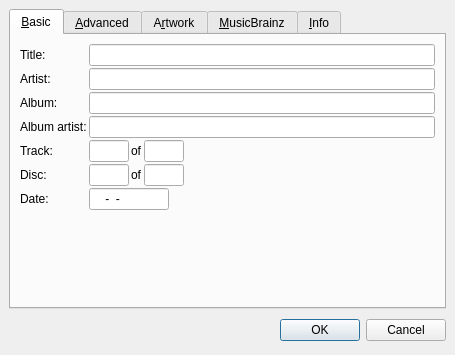
<ui version="4.0" >
 <class>Dialog</class>
 <widget class="QDialog" name="Dialog" >
  <property name="geometry" >
   <rect>
    <x>0</x>
    <y>0</y>
    <width>455</width>
    <height>355</height>
   </rect>
  </property>
  <layout class="QVBoxLayout" >
   <property name="margin" >
    <number>9</number>
   </property>
   <property name="spacing" >
    <number>6</number>
   </property>
   <item>
    <widget class="QTabWidget" name="tabWidget" >
     <property name="currentIndex" >
      <number>0</number>
     </property>
     <widget class="QWidget" name="tab" >
      <attribute name="title" >
       <string>&amp;Basic</string>
      </attribute>
      <layout class="QGridLayout" >
       <property name="margin" >
        <number>9</number>
       </property>
       <property name="spacing" >
        <number>2</number>
       </property>
       <item row="7" column="0" colspan="2" >
        <spacer>
         <property name="orientation" >
          <enum>Qt::Vertical</enum>
         </property>
         <property name="sizeHint" >
          <size>
           <width>20</width>
           <height>40</height>
          </size>
         </property>
        </spacer>
       </item>
       <item row="5" column="0" >
        <widget class="QLabel" name="label_7" >
         <property name="text" >
          <string>Disc:</string>
         </property>
        </widget>
       </item>
       <item row="4" column="0" >
        <widget class="QLabel" name="label_4" >
         <property name="text" >
          <string>Track:</string>
         </property>
        </widget>
       </item>
       <item row="3" column="1" >
        <widget class="QLineEdit" name="albumartist" />
       </item>
       <item row="3" column="0" >
        <widget class="QLabel" name="label_2" >
         <property name="text" >
          <string>Album artist:</string>
         </property>
        </widget>
       </item>
       <item row="1" column="0" >
        <widget class="QLabel" name="label_3" >
         <property name="text" >
          <string>Artist:</string>
         </property>
        </widget>
       </item>
       <item row="0" column="1" >
        <widget class="QLineEdit" name="title" />
       </item>
       <item row="1" column="1" >
        <widget class="QLineEdit" name="artist" />
       </item>
       <item row="2" column="1" >
        <widget class="QLineEdit" name="album" />
       </item>
       <item row="4" column="1" >
        <layout class="QHBoxLayout" >
         <property name="margin" >
          <number>0</number>
         </property>
         <property name="spacing" >
          <number>2</number>
         </property>
         <item>
          <widget class="QLineEdit" name="tracknumber" >
           <property name="sizePolicy" >
            <sizepolicy>
             <hsizetype>1</hsizetype>
             <vsizetype>0</vsizetype>
             <horstretch>0</horstretch>
             <verstretch>0</verstretch>
            </sizepolicy>
           </property>
           <property name="maximumSize" >
            <size>
             <width>40</width>
             <height>16777215</height>
            </size>
           </property>
           <property name="inputMask" >
            <string>000; </string>
           </property>
          </widget>
         </item>
         <item>
          <widget class="QLabel" name="label_5" >
           <property name="sizePolicy" >
            <sizepolicy>
             <hsizetype>1</hsizetype>
             <vsizetype>0</vsizetype>
             <horstretch>0</horstretch>
             <verstretch>0</verstretch>
            </sizepolicy>
           </property>
           <property name="text" >
            <string>of</string>
           </property>
          </widget>
         </item>
         <item>
          <widget class="QLineEdit" name="totaltracks" >
           <property name="sizePolicy" >
            <sizepolicy>
             <hsizetype>1</hsizetype>
             <vsizetype>0</vsizetype>
             <horstretch>0</horstretch>
             <verstretch>0</verstretch>
            </sizepolicy>
           </property>
           <property name="maximumSize" >
            <size>
             <width>40</width>
             <height>16777215</height>
            </size>
           </property>
           <property name="inputMask" >
            <string>000; </string>
           </property>
          </widget>
         </item>
         <item>
          <spacer>
           <property name="orientation" >
            <enum>Qt::Horizontal</enum>
           </property>
           <property name="sizeHint" >
            <size>
             <width>241</width>
             <height>20</height>
            </size>
           </property>
          </spacer>
         </item>
        </layout>
       </item>
       <item row="5" column="1" >
        <layout class="QHBoxLayout" >
         <property name="margin" >
          <number>0</number>
         </property>
         <property name="spacing" >
          <number>2</number>
         </property>
         <item>
          <widget class="QLineEdit" name="discnumber" >
           <property name="sizePolicy" >
            <sizepolicy>
             <hsizetype>1</hsizetype>
             <vsizetype>0</vsizetype>
             <horstretch>0</horstretch>
             <verstretch>0</verstretch>
            </sizepolicy>
           </property>
           <property name="maximumSize" >
            <size>
             <width>40</width>
             <height>16777215</height>
            </size>
           </property>
           <property name="baseSize" >
            <size>
             <width>50</width>
             <height>0</height>
            </size>
           </property>
           <property name="inputMask" >
            <string>000; </string>
           </property>
          </widget>
         </item>
         <item>
          <widget class="QLabel" name="label_6" >
           <property name="text" >
            <string>of</string>
           </property>
          </widget>
         </item>
         <item>
          <widget class="QLineEdit" name="totaldiscs" >
           <property name="sizePolicy" >
            <sizepolicy>
             <hsizetype>1</hsizetype>
             <vsizetype>0</vsizetype>
             <horstretch>0</horstretch>
             <verstretch>0</verstretch>
            </sizepolicy>
           </property>
           <property name="maximumSize" >
            <size>
             <width>40</width>
             <height>16777215</height>
            </size>
           </property>
           <property name="baseSize" >
            <size>
             <width>50</width>
             <height>0</height>
            </size>
           </property>
           <property name="inputMask" >
            <string>000; </string>
           </property>
          </widget>
         </item>
         <item>
          <spacer>
           <property name="orientation" >
            <enum>Qt::Horizontal</enum>
           </property>
           <property name="sizeType" >
            <enum>QSizePolicy::Expanding</enum>
           </property>
           <property name="sizeHint" >
            <size>
             <width>241</width>
             <height>20</height>
            </size>
           </property>
          </spacer>
         </item>
        </layout>
       </item>
       <item row="6" column="1" >
        <layout class="QHBoxLayout" >
         <property name="margin" >
          <number>0</number>
         </property>
         <property name="spacing" >
          <number>2</number>
         </property>
         <item>
          <widget class="QLineEdit" name="date" >
           <property name="sizePolicy" >
            <sizepolicy>
             <hsizetype>1</hsizetype>
             <vsizetype>0</vsizetype>
             <horstretch>0</horstretch>
             <verstretch>0</verstretch>
            </sizepolicy>
           </property>
           <property name="maximumSize" >
            <size>
             <width>80</width>
             <height>16777215</height>
            </size>
           </property>
           <property name="inputMask" >
            <string>0000-00-00; </string>
           </property>
          </widget>
         </item>
         <item>
          <spacer>
           <property name="orientation" >
            <enum>Qt::Horizontal</enum>
           </property>
           <property name="sizeHint" >
            <size>
             <width>61</width>
             <height>20</height>
            </size>
           </property>
          </spacer>
         </item>
        </layout>
       </item>
       <item row="2" column="0" >
        <widget class="QLabel" name="label_9" >
         <property name="text" >
          <string>Album:</string>
         </property>
        </widget>
       </item>
       <item row="6" column="0" >
        <widget class="QLabel" name="label_8" >
         <property name="text" >
          <string>Date:</string>
         </property>
        </widget>
       </item>
       <item row="0" column="0" >
        <widget class="QLabel" name="label" >
         <property name="text" >
          <string>Title:</string>
         </property>
        </widget>
       </item>
      </layout>
     </widget>
     <widget class="QWidget" name="tab_4" >
      <attribute name="title" >
       <string>&amp;Advanced</string>
      </attribute>
      <layout class="QVBoxLayout" >
       <property name="margin" >
        <number>9</number>
       </property>
       <property name="spacing" >
        <number>6</number>
       </property>
       <item>
        <widget class="QTreeWidget" name="tags" >
         <property name="rootIsDecorated" >
          <bool>false</bool>
         </property>
        </widget>
       </item>
       <item>
        <layout class="QHBoxLayout" >
         <property name="margin" >
          <number>0</number>
         </property>
         <property name="spacing" >
          <number>6</number>
         </property>
         <item>
          <widget class="QPushButton" name="tags_add" >
           <property name="text" >
            <string>&amp;Add...</string>
           </property>
          </widget>
         </item>
         <item>
          <widget class="QPushButton" name="tags_delete" >
           <property name="text" >
            <string>Delete</string>
           </property>
          </widget>
         </item>
         <item>
          <spacer>
           <property name="orientation" >
            <enum>Qt::Horizontal</enum>
           </property>
           <property name="sizeHint" >
            <size>
             <width>151</width>
             <height>20</height>
            </size>
           </property>
          </spacer>
         </item>
        </layout>
       </item>
      </layout>
     </widget>
     <widget class="QWidget" name="tab_2" >
      <attribute name="title" >
       <string>A&amp;rtwork</string>
      </attribute>
      <layout class="QVBoxLayout" >
       <property name="margin" >
        <number>9</number>
       </property>
       <property name="spacing" >
        <number>6</number>
       </property>
       <item>
        <widget class="QListWidget" name="artwork_list" >
         <property name="selectionMode" >
          <enum>QAbstractItemView::SingleSelection</enum>
         </property>
         <property name="iconSize" >
          <size>
           <width>170</width>
           <height>170</height>
          </size>
         </property>
         <property name="movement" >
          <enum>QListView::Static</enum>
         </property>
         <property name="flow" >
          <enum>QListView::LeftToRight</enum>
         </property>
         <property name="isWrapping" stdset="0" >
          <bool>false</bool>
         </property>
         <property name="resizeMode" >
          <enum>QListView::Fixed</enum>
         </property>
         <property name="spacing" >
          <number>10</number>
         </property>
         <property name="viewMode" >
          <enum>QListView::IconMode</enum>
         </property>
        </widget>
       </item>
       <item>
        <layout class="QHBoxLayout" >
         <property name="margin" >
          <number>0</number>
         </property>
         <property name="spacing" >
          <number>6</number>
         </property>
         <item>
          <widget class="QPushButton" name="artwork_add" >
           <property name="text" >
            <string>&amp;Add...</string>
           </property>
          </widget>
         </item>
         <item>
          <widget class="QPushButton" name="artwork_delete" >
           <property name="text" >
            <string>Delete</string>
           </property>
          </widget>
         </item>
         <item>
          <spacer>
           <property name="orientation" >
            <enum>Qt::Horizontal</enum>
           </property>
           <property name="sizeHint" >
            <size>
             <width>40</width>
             <height>20</height>
            </size>
           </property>
          </spacer>
         </item>
        </layout>
       </item>
      </layout>
     </widget>
     <widget class="QWidget" name="tab_3" >
      <attribute name="title" >
       <string>&amp;MusicBrainz</string>
      </attribute>
      <layout class="QVBoxLayout" >
       <property name="margin" >
        <number>9</number>
       </property>
       <property name="spacing" >
        <number>6</number>
       </property>
       <item>
        <layout class="QGridLayout" >
         <property name="margin" >
          <number>0</number>
         </property>
         <property name="spacing" >
          <number>2</number>
         </property>
         <item row="4" column="1" >
          <widget class="QLineEdit" name="musicip_puid" >
           <property name="readOnly" >
            <bool>true</bool>
           </property>
          </widget>
         </item>
         <item row="3" column="1" >
          <widget class="QLineEdit" name="musicbrainz_albumartistid" >
           <property name="readOnly" >
            <bool>true</bool>
           </property>
          </widget>
         </item>
         <item row="2" column="0" >
          <widget class="QLabel" name="label_20" >
           <property name="text" >
            <string>Artist ID:</string>
           </property>
          </widget>
         </item>
         <item row="1" column="1" >
          <widget class="QLineEdit" name="musicbrainz_albumid" >
           <property name="readOnly" >
            <bool>true</bool>
           </property>
          </widget>
         </item>
         <item row="4" column="0" >
          <widget class="QLabel" name="label_22" >
           <property name="text" >
            <string>PUID:</string>
           </property>
          </widget>
         </item>
         <item row="3" column="0" >
          <widget class="QLabel" name="label_21" >
           <property name="text" >
            <string>Release artist ID:</string>
           </property>
          </widget>
         </item>
         <item row="2" column="1" >
          <widget class="QLineEdit" name="musicbrainz_artistid" >
           <property name="readOnly" >
            <bool>true</bool>
           </property>
          </widget>
         </item>
         <item row="1" column="0" >
          <widget class="QLabel" name="label_19" >
           <property name="text" >
            <string>Release ID:</string>
           </property>
          </widget>
         </item>
         <item row="0" column="0" >
          <widget class="QLabel" name="label_18" >
           <property name="text" >
            <string>Track ID:</string>
           </property>
          </widget>
         </item>
         <item row="0" column="1" >
          <widget class="QLineEdit" name="musicbrainz_trackid" >
           <property name="readOnly" >
            <bool>true</bool>
           </property>
          </widget>
         </item>
        </layout>
       </item>
       <item>
        <spacer>
         <property name="orientation" >
          <enum>Qt::Vertical</enum>
         </property>
         <property name="sizeHint" >
          <size>
           <width>20</width>
           <height>40</height>
          </size>
         </property>
        </spacer>
       </item>
      </layout>
     </widget>
     <widget class="QWidget" name="tab_5" >
      <attribute name="title" >
       <string>&amp;Info</string>
      </attribute>
      <layout class="QVBoxLayout" >
       <property name="margin" >
        <number>9</number>
       </property>
       <property name="spacing" >
        <number>6</number>
       </property>
       <item>
        <widget class="QLabel" name="info" >
         <property name="text" >
          <string/>
         </property>
         <property name="alignment" >
          <set>Qt::AlignLeading|Qt::AlignLeft|Qt::AlignTop</set>
         </property>
         <property name="wordWrap" >
          <bool>true</bool>
         </property>
        </widget>
       </item>
      </layout>
     </widget>
    </widget>
   </item>
   <item>
    <layout class="QHBoxLayout" >
     <property name="margin" >
      <number>0</number>
     </property>
     <property name="spacing" >
      <number>6</number>
     </property>
     <item>
      <spacer>
       <property name="orientation" >
        <enum>Qt::Horizontal</enum>
       </property>
       <property name="sizeHint" >
        <size>
         <width>131</width>
         <height>31</height>
        </size>
       </property>
      </spacer>
     </item>
     <item>
      <widget class="QPushButton" name="okButton" >
       <property name="text" >
        <string>OK</string>
       </property>
       <property name="default" >
        <bool>true</bool>
       </property>
      </widget>
     </item>
     <item>
      <widget class="QPushButton" name="cancelButton" >
       <property name="text" >
        <string>Cancel</string>
       </property>
      </widget>
     </item>
    </layout>
   </item>
  </layout>
 </widget>
 <tabstops>
  <tabstop>title</tabstop>
  <tabstop>artist</tabstop>
  <tabstop>album</tabstop>
  <tabstop>albumartist</tabstop>
  <tabstop>tracknumber</tabstop>
  <tabstop>totaltracks</tabstop>
  <tabstop>discnumber</tabstop>
  <tabstop>totaldiscs</tabstop>
  <tabstop>date</tabstop>
  <tabstop>tags</tabstop>
  <tabstop>tags_add</tabstop>
  <tabstop>tags_delete</tabstop>
  <tabstop>musicbrainz_trackid</tabstop>
  <tabstop>musicbrainz_albumid</tabstop>
  <tabstop>musicbrainz_artistid</tabstop>
  <tabstop>musicbrainz_albumartistid</tabstop>
  <tabstop>musicip_puid</tabstop>
  <tabstop>cancelButton</tabstop>
  <tabstop>tabWidget</tabstop>
  <tabstop>artwork_delete</tabstop>
  <tabstop>artwork_add</tabstop>
  <tabstop>artwork_list</tabstop>
  <tabstop>okButton</tabstop>
 </tabstops>
 <resources/>
 <connections>
  <connection>
   <sender>okButton</sender>
   <signal>clicked()</signal>
   <receiver>Dialog</receiver>
   <slot>accept()</slot>
   <hints>
    <hint type="sourcelabel" >
     <x>358</x>
     <y>341</y>
    </hint>
    <hint type="destinationlabel" >
     <x>96</x>
     <y>254</y>
    </hint>
   </hints>
  </connection>
  <connection>
   <sender>cancelButton</sender>
   <signal>clicked()</signal>
   <receiver>Dialog</receiver>
   <slot>reject()</slot>
   <hints>
    <hint type="sourcelabel" >
     <x>444</x>
     <y>341</y>
    </hint>
    <hint type="destinationlabel" >
     <x>179</x>
     <y>282</y>
    </hint>
   </hints>
  </connection>
 </connections>
</ui>
